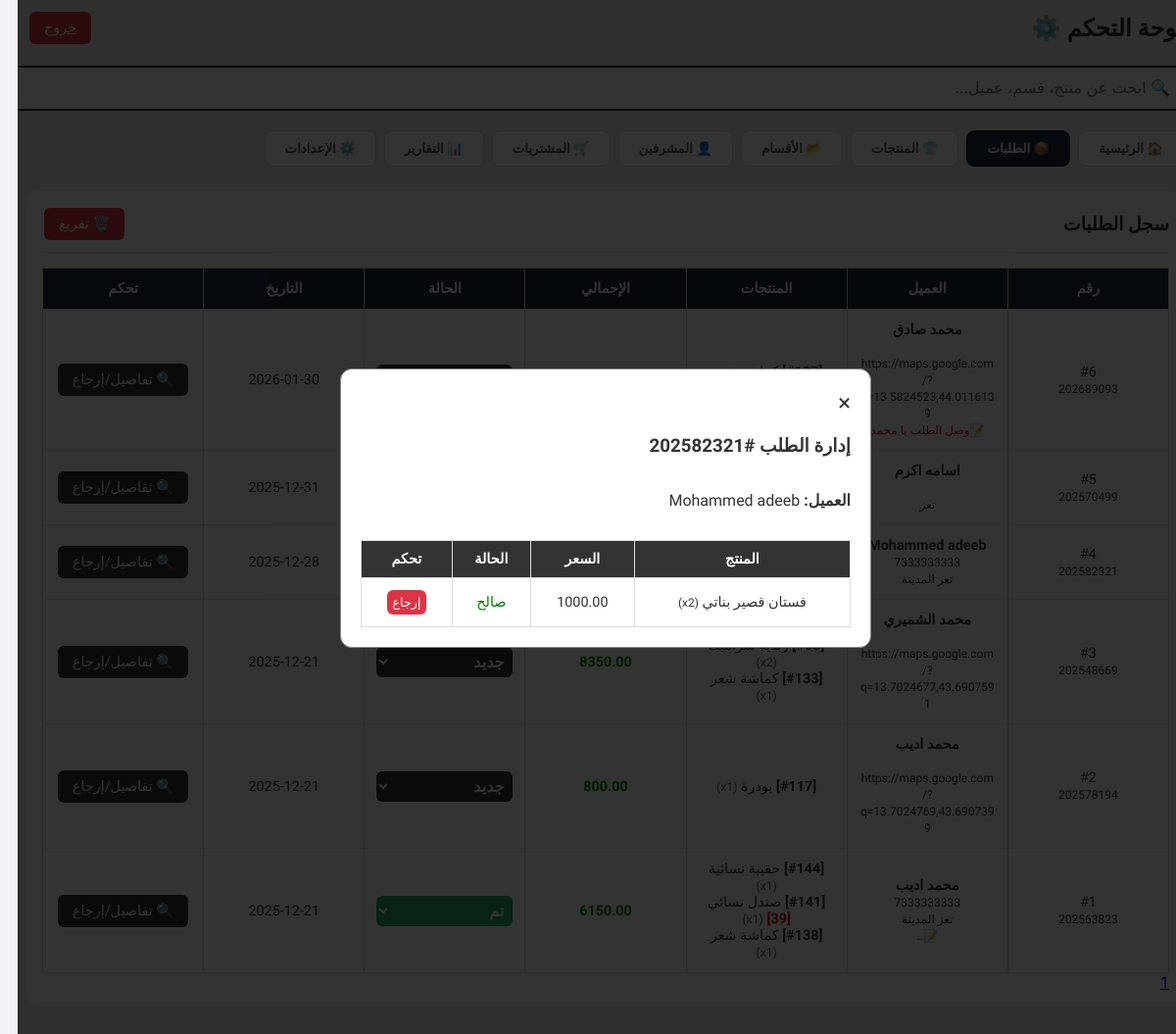
The app's page /admin.php?tab=orders&manage_order=4 (signed in) with its own data.
### tables this page shows
CREATE TABLE `orders` (
  `id` int(11) NOT NULL,
  `invoice_code` varchar(50) NOT NULL,
  `customer_name` varchar(255) NOT NULL,
  `customer_phone` varchar(50) DEFAULT NULL,
  `total_amount` decimal(10,2) NOT NULL,
  `created_at` timestamp NOT NULL DEFAULT current_timestamp(),
  `address` text DEFAULT NULL,
  `notes` text DEFAULT NULL,
  `status` varchar(50) DEFAULT 'new'
);

CREATE TABLE `order_items` (
  `id` int(11) NOT NULL,
  `order_id` int(11) NOT NULL,
  `product_id` int(11) DEFAULT 0,
  `product_name` varchar(255) NOT NULL,
  `price` decimal(10,2) NOT NULL,
  `qty` int(11) NOT NULL,
  `size` varchar(50) DEFAULT NULL,
  `item_status` enum('valid','returned') DEFAULT 'valid'
);

### admin.php (the view, shortened to what this page needs)
<?php
include 'include/db.php';
$manageOrder = null;
if (isset($_GET['manage_order'])) {
    $mOid = $_GET['manage_order'];
    $moStmt = $pdo->prepare("SELECT * FROM orders WHERE id = ?"); $moStmt->execute([$mOid]);
    $manageOrder = $moStmt->fetch(PDO::FETCH_ASSOC);
    if($manageOrder) {
        $moiStmt = $pdo->prepare("SELECT * FROM order_items WHERE order_id = ?"); $moiStmt->execute([$mOid]);
        $manageOrderItems = $moiStmt->fetchAll(PDO::FETCH_ASSOC);
    }
}
$searchQuery = $_GET['search'] ?? '';
$searchProds = []; $searchCats = []; $searchOrds = [];
if ($searchQuery) {
    $term = "%$searchQuery%";
    $pS = $pdo->prepare("SELECT p.*, c.name as cat_name, (SELECT COALESCE(SUM(qty), 0) FROM cart WHERE product_id = p.id) as total_reserved FROM products p LEFT JOIN categories c ON p.category_id = c.id WHERE p.name LIKE ? OR p.admin_note LIKE ? OR p.supplier LIKE ?");
    $pS->execute([$term, $term, $term]); $searchProds = $pS->fetchAll(PDO::FETCH_ASSOC);
    $cS = $pdo->prepare("SELECT * FROM categories WHERE name LIKE ?"); $cS->execute([$term]); $searchCats = $cS->fetchAll(PDO::FETCH_ASSOC);
    $oS = $pdo->prepare("SELECT o.*, GROUP_CONCAT(CONCAT('<b>[#', oi.product_id, ']</b> ',oi.product_name, IF(oi.size IS NOT NULL AND oi.size != '', CONCAT(' <span style=\'color:#d00000; font-weight:bold;\'>[', oi.size, ']</span>'), ''), ' <span style=\'color:#666; font-size:0.85em;\'>(x', oi.qty, ')</span>') SEPARATOR '<br>') as items_summary FROM orders o LEFT JOIN order_items oi ON o.id = oi.order_id WHERE o.customer_name LIKE ? OR o.invoice_code LIKE ? GROUP BY o.id ORDER BY o.created_at DESC");
    $oS->execute([$term, $term]); $searchOrds = $oS->fetchAll(PDO::FETCH_ASSOC);
} else {
    $ordPage = isset($_GET['ord_page']) ? (int)$_GET['ord_page'] : 1;
    $ordsPerPage = 10;
    $ordOffset = ($ordPage - 1) * $ordsPerPage;
    $totalOrds = $pdo->query("SELECT COUNT(*) FROM orders")->fetchColumn();
    $totalOrdPages = ceil($totalOrds / $ordsPerPage);
    $ordQ = "SELECT o.*, GROUP_CONCAT(CONCAT('<b>[#', oi.product_id, ']</b> ',oi.product_name, IF(oi.size IS NOT NULL AND oi.size != '', CONCAT(' <span style=\'color:#d00000; font-weight:bold;\'>[', oi.size, ']</span>'), ''), ' <span style=\'color:#666; font-size:0.85em;\'>(x', oi.qty, ')</span>') SEPARATOR '<br>') as items_summary FROM orders o LEFT JOIN order_items oi ON o.id = oi.order_id GROUP BY o.id ORDER BY o.created_at DESC LIMIT $ordsPerPage OFFSET $ordOffset";
    $orders = $pdo->query($ordQ)->fetchAll(PDO::FETCH_ASSOC);
}
?>
<!DOCTYPE html>
<html lang="ar" dir="rtl">
<head>
    <link rel="stylesheet" href="style.min.css?v=<?php echo time(); ?>">
</head>
<body class="admin-body">
<div class="admin-container">
    <div class="admin-header">
        <h2 class="admin-h2">لوحة التحكم ⚙️</h2>
        <a href="logout.php" class="btn btn-red">خروج</a>
    </div>
    <form method="GET" action="admin.php">
        <input type="text" name="search" class="search-bar" placeholder="🔍 ابحث عن منتج، قسم، عميل..." value="<?= htmlspecialchars($searchQuery) ?>">
    </form>
    <?php if ($searchQuery): ?>
        <?php if (count($searchProds) > 0): ?>
            <div class="panel"><h3 class="admin-h3">نتائج المنتجات</h3><table class="admin-table"><thead><tr><th>صورة</th><th>المنتج</th><th>السعر</th><th>القسم</th><th>تحكم</th></tr></thead><tbody><?php foreach($searchProds as $prod): ?><tr><td data-label="صورة"><img src="uploads/<?= htmlspecialchars($prod['image']) ?>" class="thumb"></td><td data-label="المنتج"><b><?= htmlspecialchars($prod['name']) ?></b></td><td data-label="السعر"><?= htmlspecialchars($prod['price']) ?></td><td data-label="القسم"><?= htmlspecialchars($prod['cat_name']) ?></td><td data-label="تحكم"><button class="btn btn-orange" onclick='openEditProd(<?= json_encode($prod) ?>)'>تعديل</button><form method="POST" class="admin-form-inline" onsubmit="return confirm('حذف؟');"><input type="hidden" name="prod_id" value="<?= $prod['id'] ?>"><button name="delete_product" class="btn btn-red">حذف</button></form></td></tr><?php endforeach; ?></tbody></table></div>
        <?php endif; ?>
        <?php if (count($searchCats) > 0): ?>
            <div class="panel"><h3 class="admin-h3">نتائج الأقسام</h3><table class="admin-table"><thead><tr><th>ID</th><th>الاسم</th><th>تحكم</th></tr></thead><tbody><?php foreach($searchCats as $cat): ?><tr><td data-label="ID"><?= htmlspecialchars($cat['id']) ?></td><td data-label="الاسم"><?= htmlspecialchars($cat['name']) ?></td><td data-label="تحكم"><button class="btn btn-orange" onclick='openEditCat(<?= json_encode($cat) ?>)'>تعديل</button><form method="POST" class="admin-form-inline" onsubmit="return confirm('حذف؟');"><input type="hidden" name="cat_id" value="<?= $cat['id'] ?>"><button name="delete_category" class="btn btn-red">حذف</button></form></td></tr><?php endforeach; ?></tbody></table></div>
        <?php endif; ?>
        <?php if (count($searchOrds) > 0): ?>
            <div class="panel"><h3 class="admin-h3">نتائج الطلبات</h3><table class="admin-table"><thead><tr><th>رقم</th><th>العميل</th><th>المنتجات</th><th>الإجمالي</th><th>الحالة</th><th>التاريخ</th></tr></thead><tbody><?php foreach($searchOrds as $ord): ?><tr><td data-label="رقم">#<?= htmlspecialchars($ord['id']) ?></td><td data-label="العميل"><?= htmlspecialchars($ord['customer_name']) ?></td><td data-label="المنتجات"><?= $ord['items_summary'] ?></td><td data-label="الإجمالي"><?= htmlspecialchars($ord['total_amount']) ?></td><td data-label="الحالة"><?= htmlspecialchars($ord['status']) ?></td><td data-label="التاريخ"><?= htmlspecialchars($ord['created_at']) ?></td></tr><?php endforeach; ?></tbody></table></div>
        <?php endif; ?>
        <?php if (count($searchProds)==0 && count($searchCats)==0 && count($searchOrds)==0): ?><div class="panel" style="text-align:center;"><h3 class="admin-h3">لا توجد نتائج</h3></div><?php endif; ?>
    <?php else: ?>
        <div class="tabs-nav">
            <button class="tab-btn active" onclick="openTab(event, 'tab-dashboard')">🏠 الرئيسية</button>
            <button class="tab-btn " id="btn-orders" onclick="openTab(event, 'tab-orders')">📦 الطلبات</button>
            <button class="tab-btn" id="btn-products" onclick="openTab(event, 'tab-products')">👕 المنتجات</button>
            <button class="tab-btn" id="btn-cats" onclick="openTab(event, 'tab-cats')">📂 الأقسام</button>
            <button class="tab-btn" id="btn-admins" onclick="openTab(event, 'tab-admins')">👤 المشرفين</button>
            <button class="tab-btn" id="btn-procurement" onclick="openTab(event, 'tab-procurement')">🛒 المشتريات</button>
            <button class="tab-btn" onclick="openTab(event, 'tab-reports')">📊 التقارير</button>
            <button class="tab-btn" onclick="openTab(event, 'tab-settings')">⚙️ الإعدادات</button>
        </div>
        <div id="tab-orders" class="tab-content active">
            <div class="panel">
                <div class="panel-header"><h3 class="admin-h3">سجل الطلبات</h3><form method="POST" onsubmit="return confirm('تفريغ؟');"><button name="delete_all_orders" class="btn btn-red">🗑️ تفريغ</button></form></div>
                <?php if (count($orders) > 0): ?>
                    <table class="admin-table">
                        <thead>
                            <tr>
                                <th>رقم</th>
                                <th>العميل</th>
                                <th>المنتجات</th>
                                <th>الإجمالي</th>
                                <th>الحالة</th>
                                <th>التاريخ</th>
                                <th>تحكم</th>
                            </tr>
                        </thead>
                        <tbody>
                            <?php $stArr=['new'=>['جديد','#333'],'processing'=>['تجهيز','#e67e22'],'shipping'=>['توصيل','#3498db'],'delivered'=>['تم','#27ae60'],'canceled'=>['ملغي','#c0392b']]; foreach($orders as $ord): $k=$ord['status']?:'new'; ?>
                            <tr>
                                <td data-label="رقم">#<?= htmlspecialchars($ord['id']) ?><br><small><?= htmlspecialchars($ord['invoice_code']) ?></small></td>
                                <td data-label="العميل"><b><?= htmlspecialchars($ord['customer_name']) ?></b><br><small><?= htmlspecialchars($ord['customer_phone']) ?></small><br><small><?= htmlspecialchars($ord['address']) ?></small><?php if($ord['notes']) echo "<br><small style='color:red'>📝" . htmlspecialchars($ord['notes']) . "</small>"; ?></td>
                                <td data-label="المنتجات"><?= $ord['items_summary'] ?></td>
                                <td data-label="الإجمالي" style="color:green;font-weight:bold;"><?= htmlspecialchars($ord['total_amount']) ?></td>
                                <td data-label="الحالة"><form method="POST"><input type="hidden" name="order_id" value="<?= $ord['id'] ?>"><select name="status" onchange="this.form.submit()" class="admin-select" style="background:<?= $stArr[$k][1] ?>;color:#fff;border:none;font-weight:bold;padding:5px;"><?php foreach($stArr as $x=>$y): ?><option value="<?= $x ?>" <?= $k==$x?'selected':'' ?> style="background:#fff;color:#000;"><?= $y[0] ?></option><?php endforeach; ?></select><input type="hidden" name="update_order_status" value="1"></form></td>
                                <td data-label="التاريخ"><?= date('Y-m-d', strtotime($ord['created_at'])) ?></td>
                                <td data-label="تحكم">
                                <a href="admin.php?tab=orders&manage_order=<?= $ord['id'] ?>" class="btn btn-dark">🔍 تفاصيل/إرجاع</a></td>
                            </tr>
                            <?php endforeach; ?>
                        </tbody>
                    </table>
                    <div class="pagination">
                        <?php for ($i = 1; $i <= $totalOrdPages; $i++): ?>
                            <a href="?tab=tab-orders&ord_page=<?= $i ?>" class="<?= ($ordPage == $i) ? 'active' : '' ?>"><?= $i ?></a>
                        <?php endfor; ?>
                    </div>
                <?php else: ?>
                    <p style="text-align:center; padding: 20px;">لا توجد أي طلبات حالياً.</p>
                <?php endif; ?>
            </div>
        </div>
    <?php endif; ?>
</div>
<?php if($manageOrder): ?>
<div id="manageOrderModal" class="modal" style="display:flex;">
    <div class="modal-content">
        <span class="close" onclick="window.location.href='admin.php?tab=orders'">&times;</span>
        <h3>إدارة الطلب #<?= $manageOrder['invoice_code'] ?></h3>
        <p><strong>العميل:</strong> <?= $manageOrder['customer_name'] ?></p>
        <table style="margin-top:15px;">
            <thead><tr><th>المنتج</th><th>السعر</th><th>الحالة</th><th>تحكم</th></tr></thead>
            <tbody>
                <?php foreach($manageOrderItems as $item): ?>
                <tr style="<?= $item['item_status']=='returned' ? 'background:#ffebee' : '' ?>">
                    <td data-label="المنتج"><?= $item['product_name'] ?> <small>(x<?= $item['qty'] ?>)</small></td>
                    <td data-label="السعر"><?= $item['price'] ?></td>
                    <td data-label="الحالة">
                        <?= $item['item_status']=='returned' ? '<span style="color:red">مرتجع</span>' : '<span style="color:green">صالح</span>' ?>
                    </td>
                    <td data-label="تحكم">
                        <?php if($item['item_status']=='valid'): ?>
                            <form method="POST" onsubmit="return confirm('إرجاع هذا المنتج للمخزون وخصم سعره؟');">
                                <button name="return_item" class="btn btn-red" style="font-size:0.8rem; padding:5px;">إرجاع</button>
                            </form>
                        <?php else: ?> - <?php endif; ?>
                    </td>
                </tr>
                <?php endforeach; ?>
            </tbody>
        </table>
    </div>
</div>
<?php endif; ?>
</body>
</html>

### records on screen
orders: invoice_code "202689093", customer_name "محمد صادق", address "https://maps.google.com/?q=13.5824523,44.0116139", notes "وصل الطلب يا محمد", created_at "2026-01-30"
orders: invoice_code "202570499", customer_name "اسامه اكرم", created_at "2025-12-31"
orders: invoice_code "202582321", customer_name "Mohammed adeeb", customer_phone "7333333333", address "تعز المدينة", created_at "2025-12-28"
orders: invoice_code "202548669", customer_name "محمد الشميري", address "https://maps.google.com/?q=13.7024677,43.6907591", items_summary "[#133] كماشة شعر", total_amount "8350.00", status "جديد", created_at "2025-12-21"
orders: invoice_code "202578194", customer_name "محمد اديب", address "https://maps.google.com/?q=13.7024769,43.6907399", items_summary "[#117] بودرة", total_amount "800.00", status "جديد", created_at "2025-12-21"
orders: invoice_code "202563823", customer_name "محمد اديب", customer_phone "7333333333", address "تعز المدينة", items_summary "[#144] حقيبة نسائية [#141] صندل نسائي [39] [#138] كماشة شعر", total_amount "6150.00", status "تم", created_at "2025-12-21"
order_items: product_name "فستان قصير بناتي", price "1000.00", item_status "صالح"
